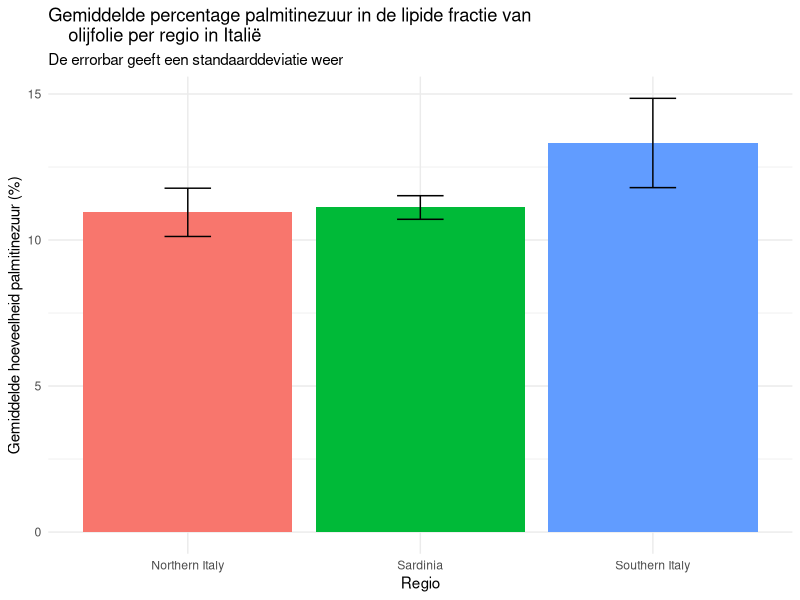

This chart was generated by the following R code:
## ---- chunk 1
knitr::opts_chunk$set(eval = FALSE)
## ---- chunk 2
# Laadt de juiste packages, dslabs bevat de dataset, ggplot2 kan worden gebruikt 
# voor het plotten van een staafdiagram en tidyverse wordt gebruikt 
# voor het organiseren van data.
library(dslabs)
library(ggplot2)
library(tidyverse)

# Laad de olive set in een nieuwe variabele met enkel de kolommen van interesse
olive_palmitic <- olive %>%
  select(region, area, palmitic)

# Maak groepen per regio, bereken SD en het gemiddelde percentage palmitinezuur.
# Plot met ggplot in een staafdiagram met errorbars en labels.
olive_palmitic %>%
  group_by(region) %>%
  summarise(mean_palmitic = mean(palmitic),
            stdev = sd(palmitic)) %>%
  ggplot(aes(x = region, y = mean_palmitic, fill = region)) +
  geom_col() +
  geom_errorbar(aes(ymin = mean_palmitic - stdev, 
                    ymax = mean_palmitic + stdev), width = .2) +
  theme_minimal() +
  labs(
    title = "Gemiddelde percentage palmitinezuur in de lipide fractie van 
    olijfolie per regio in Italië",
    subtitle = "De errorbar geeft een standaarddeviatie weer",
    x = "Regio",
    y = "Gemiddelde hoeveelheid palmitinezuur (%)"
  ) +
  theme(legend.position = "none")
